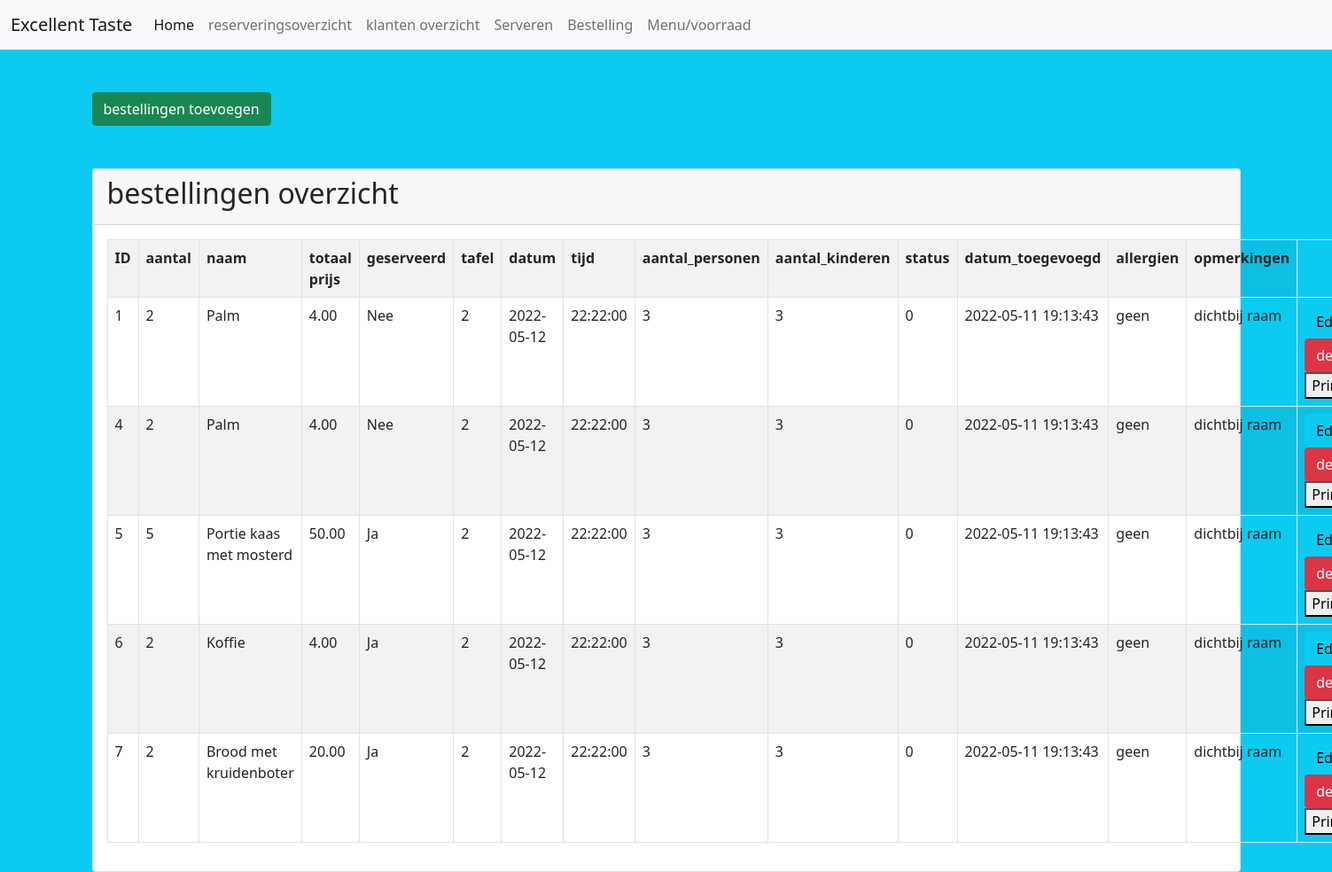
The page /bestellingen/index.php on the database its author committed.
### tables this page shows
CREATE TABLE `bestellingen` (
  `id` int(11) NOT NULL,
  `aantal` int(11) DEFAULT NULL,
  `geserveerd` tinyint(4) DEFAULT 0,
  `reservering_id` int(11) NOT NULL,
  `menuitems_id` int(11) NOT NULL
);

CREATE TABLE `menuitems` (
  `id` int(11) NOT NULL,
  `code` varchar(255) DEFAULT NULL,
  `naam` varchar(255) DEFAULT NULL,
  `prijs` decimal(10,2) NOT NULL,
  `gerechtsoort_id` int(11) NOT NULL
);

CREATE TABLE `reservering` (
  `id` int(11) NOT NULL,
  `tafel` int(11) NOT NULL,
  `datum` date NOT NULL,
  `tijd` time NOT NULL,
  `aantal_personen` int(11) NOT NULL,
  `aantal_kinderen` int(11) NOT NULL,
  `status` tinyint(4) NOT NULL,
  `datum_toegevoegd` timestamp NOT NULL DEFAULT `tijd`,
  `allergien` text DEFAULT NULL,
  `opmerkingen` text DEFAULT NULL,
  `klant_id` int(11) NOT NULL
);

### db/db.php (called while the page is built, shortened)
<?php
class database {
    private $pdo;
    public function __construct(){
        $this->host = 'localhost';
        $this->user = 'root';
        $this->pass = '';
        $this->db = 'excellenttaste';
        $this->charset = 'utf8mb4';
        try{
            $dsn = 'mysql:host='. $this->host.';dbname='.$this->db.';charset='.$this->charset;
            $this->pdo = new PDO($dsn, $this->user, $this->pass);
            $this->pdo->setAttribute(PDO::ATTR_ERRMODE, PDO::ERRMODE_EXCEPTION);
            return $this->pdo;
        }
        catch(\PDOException $e){
            echo "Connection Failed: ".$e->getMessage();
        }
    }
    public function getBestellingen() {
        $sql = "SELECT
                bestellingen.id as bestellingId,
                bestellingen.aantal,
                IF(bestellingen.geserveerd = 1, 'Ja', 'Nee') AS geserveerd,
                menuitems.naam,
                (bestellingen.aantal * menuitems.prijs) AS totaalPrijs,
                reservering.*
                FROM
                bestellingen
                INNER JOIN reservering
                    ON bestellingen.reservering_id = reservering.id
                INNER JOIN menuitems
                    ON bestellingen.menuitems_id = menuitems.id";
        $stmt = $this->pdo->prepare($sql);
        $stmt->execute();
        $result = $stmt->fetchAll(PDO::FETCH_ASSOC);
        return $result;
    }
}
?>

### bestellingen/index.php (the view)
<?php
require '../db/db.php';
$db = new database();
$bestellingen = $db->getBestellingen();
?>
<?php
require '../header.php';
?>
    <div class="container">
        <a href="./create.php" class="btn btn-success mt-5">bestellingen toevoegen</a>
        <div class="card mt-5">
            <div class="card-header">
                <h2>bestellingen overzicht</h2>
            </div>
            <div class="card-body">
                <table class="tabe table-bordered table table-striped">
                    <tr>
                        <th>ID</th>
                        <th>aantal</th>
                        <th>naam</th>
                        <th>totaal prijs</th>
                        <th>geserveerd</th>
                        <th>tafel</th>
                        <th>datum</th>
                        <th>tijd</th>
                        <th>aantal_personen</th>
                        <th>aantal_kinderen</th>
                        <th>status</th>
                        <th>datum_toegevoegd</th>
                        <th>allergien</th>
                        <th>opmerkingen</th>
                    </tr>
                    <?php foreach($bestellingen as $bestelling): ?>
                    <tr>
                        <td><?= $bestelling['bestellingId']; ?></td>
                        <td><?= $bestelling['aantal']; ?></td>
                        <td><?= $bestelling['naam']; ?></td>
                        <td><?= $bestelling['totaalPrijs']; ?></td>
                        <td><?= $bestelling['geserveerd']; ?></td>
                        <td><?= $bestelling['tafel']; ?></td>
                        <td><?= $bestelling['datum']; ?></td>
                        <td><?= $bestelling['tijd']; ?></td>
                        <td><?= $bestelling['aantal_personen']; ?></td>
                        <td><?= $bestelling['aantal_kinderen']; ?></td>
                        <td><?= $bestelling['status']; ?></td>
                        <td><?= $bestelling['datum_toegevoegd']; ?></td>
                        <td><?= $bestelling['allergien']; ?></td>
                        <td><?= $bestelling['opmerkingen']; ?></td>
                        <td>
                        <a href="update.php?id=<?php echo $bestelling['bestellingId'] ?>" class="btn btn-info">Edit</a>
                        <a onclick="return confirm('Are you sure you want to delete')"href="delete.php?id=<?php echo $bestelling['bestellingId'] ?>" class="btn btn-danger">delete</a>
                        <button onclick="window.print()">Print</button>
                        </td>
                    </tr>
                    <?php endforeach; ?>
                </table>
            </div>
        </div>
    </div>
<?php
require '../footer.php';
?>

### header.php (shortened to what this page needs)
<!doctype html>
<html lang="en">
  <head>
        <link href="https://cdn.jsdelivr.net/npm/bootstrap@5.1.3/dist/css/bootstrap.min.css" rel="stylesheet">
        </head>
        <body class="bg-info" >
        <nav class="navbar navbar-expand-lg navbar-light bg-light">
        <div class="container-fluid">
        <a class="navbar-brand" href="#">Excellent Taste</a>
        <div class="collapse navbar-collapse" id="navbarSupportedContent">
        <ul class="navbar-nav me-auto mb-2 mb-lg-0">
        <li class="nav-item">
          <a class="nav-link active" aria-current="page" href="/Excellenttaste/index.php">Home</a>
        </li>
        <li class="nav-item">
          <a class="nav-link" href="/Excellenttaste/reservering/reserveringsoverzicht.php">reserveringsoverzicht</a>
        </li>
        <li class="nav-item">
          <a class="nav-link" href="/Excellenttaste/klanten/klantenoverzicht.php">klanten overzicht</a>
        </li>
        <li class="nav-item">
          <a class="nav-link" href="/Excellenttaste/serveren/index.php">Serveren</a>
        </li>
        <li class="nav-item">
          <a class="nav-link" href="/Excellenttaste/bestellingen/index.php">Bestelling</a>
        </li>
        <li class="nav-item">
          <a class="nav-link" href="/Excellenttaste/menu/index.php">Menu/voorraad</a>
        </li>
          </ul>
    </div>
  </div>
</nav>

### footer.php (shortened to what this page needs)
  </body>
</html>

### rows shown on the page
bestellingen: id "1", aantal "2", menuitems.naam "Palm", totaalPrijs "4.00", geserveerd "Nee", reservering.tafel "2", reservering.datum "2022-05-12", reservering.tijd "22:22:00", reservering.aantal_personen "3", reservering.aantal_kinderen "3", reservering.status "0", reservering.datum_toegevoegd "2022-05-11 19:13:43", reservering.allergien "geen", reservering.opmerkingen "dichtbij raam"
bestellingen: id "4", aantal "2", menuitems.naam "Palm", totaalPrijs "4.00", geserveerd "Nee", reservering.tafel "2", reservering.datum "2022-05-12", reservering.tijd "22:22:00", reservering.aantal_personen "3", reservering.aantal_kinderen "3", reservering.status "0", reservering.datum_toegevoegd "2022-05-11 19:13:43", reservering.allergien "geen", reservering.opmerkingen "dichtbij raam"
bestellingen: id "5", aantal "5", menuitems.naam "Portie kaas met mosterd", totaalPrijs "50.00", geserveerd "Ja", reservering.tafel "2", reservering.datum "2022-05-12", reservering.tijd "22:22:00", reservering.aantal_personen "3", reservering.aantal_kinderen "3", reservering.status "0", reservering.datum_toegevoegd "2022-05-11 19:13:43", reservering.allergien "geen", reservering.opmerkingen "dichtbij raam"
bestellingen: id "6", aantal "2", menuitems.naam "Koffie", totaalPrijs "4.00", geserveerd "Ja", reservering.tafel "2", reservering.datum "2022-05-12", reservering.tijd "22:22:00", reservering.aantal_personen "3", reservering.aantal_kinderen "3", reservering.status "0", reservering.datum_toegevoegd "2022-05-11 19:13:43", reservering.allergien "geen", reservering.opmerkingen "dichtbij raam"
bestellingen: id "7", aantal "2", menuitems.naam "Brood met kruidenboter", totaalPrijs "20.00", geserveerd "Ja", reservering.tafel "2", reservering.datum "2022-05-12", reservering.tijd "22:22:00", reservering.aantal_personen "3", reservering.aantal_kinderen "3", reservering.status "0", reservering.datum_toegevoegd "2022-05-11 19:13:43", reservering.allergien "geen", reservering.opmerkingen "dichtbij raam"
